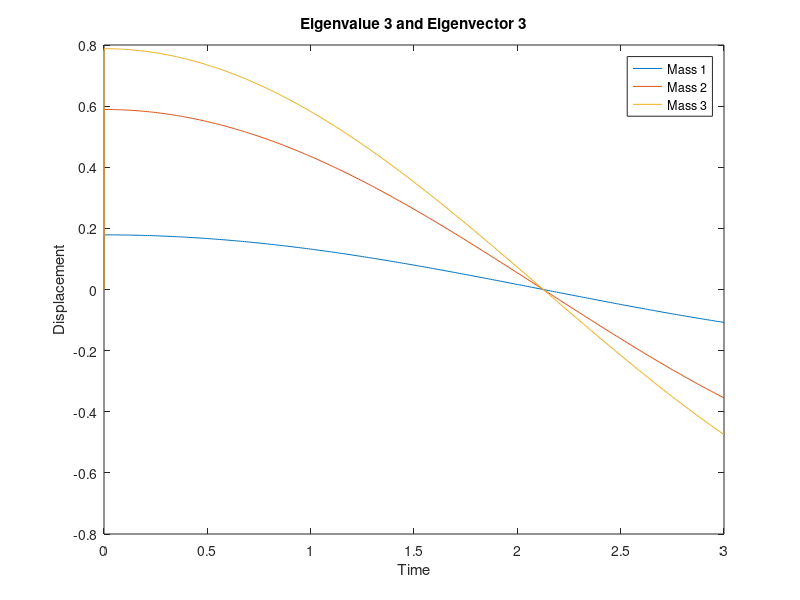

Reproduce this figure in MATLAB.
function [a] = EV1()
clc;

EV1=[-0.1675 
     0.9525 
     -0.2544];
EV2=[-0.9561
     -0.1837
     0.2284];
EV3=[0.1788
     0.5891
     0.7880];
ev1=21.7182;
ev2=7.0198;
ev3=-0.739;


t=0;
x1=0;
x2=0;
x3=0;
t_final=3;
dt=.01;
t_plot=t;
x1_plot=x1;
x2_plot=x2;
x3_plot=x3;

while t<t_final
     x1=EV3(1)*cos(ev3*t);
     x2=EV3(2)*cos(ev3*t);
     x3=EV3(3)*cos(ev3*t);
     x1_plot=[x1_plot x1]
     x2_plot=[x2_plot x2]
     x3_plot=[x3_plot x3]
     t_plot=[t_plot t];
     t=t+dt;
end

%Graph and calculate errors
plot(t_plot, x1_plot, t_plot, x2_plot, t_plot, x3_plot);
xlabel('Time');
ylabel('Displacement');
title('Eigenvalue 3 and Eigenvector 3');
legend('Mass 1', 'Mass 2', 'Mass 3');
end